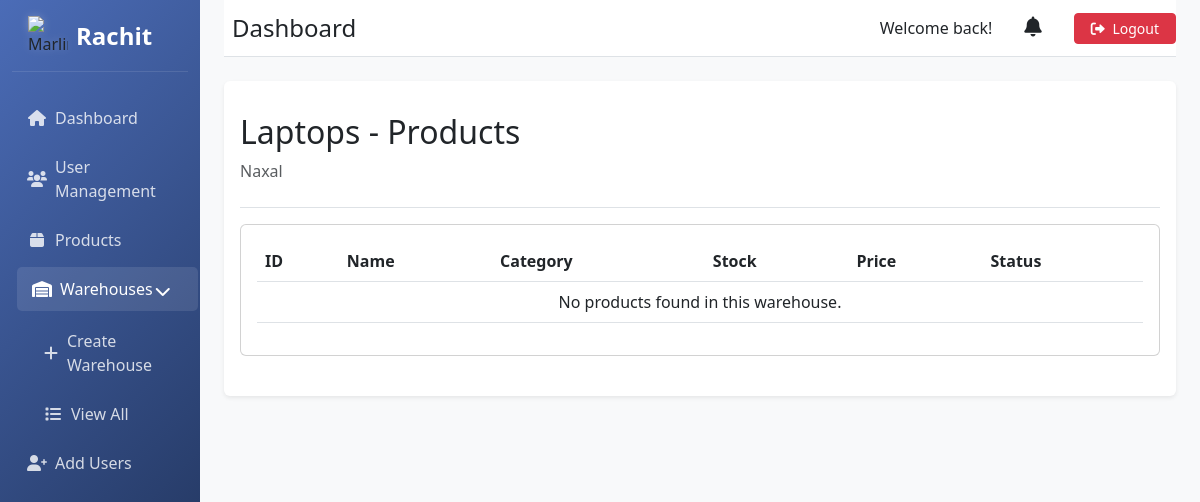
The page /warehouse/1/products/ (signed in) on the database as committed earlier.
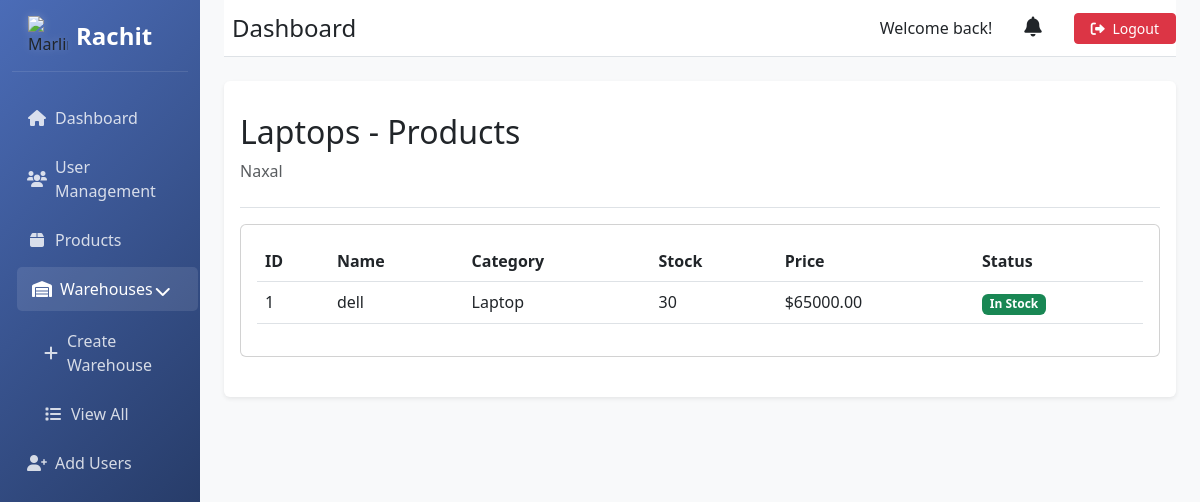
The same page on the database as committed later.
### Inventory/models.py (models this page shows, shortened)
class Product(models.Model):
    name = models.CharField(max_length=200)
    category = models.ForeignKey(Category, on_delete=models.CASCADE)
    warehouse = models.ForeignKey(Warehouse, on_delete=models.SET_NULL, null=True)
    price = models.DecimalField(max_digits=10, decimal_places=2)
    stock = models.IntegerField(default=0)
    description = models.TextField()
    expires = models.DateTimeField(null=True, blank=True)
    min_stock = models.IntegerField(default=10)
    created_at = models.DateTimeField(auto_now_add=True)
    updated_at = models.DateTimeField(auto_now=True)

class Category(models.Model):
    name = models.CharField(max_length=100)
    description = models.TextField(null=True, blank=True)
    expires = models.BooleanField(default=False, help_text='Whether products in this category expire')
    created_at = models.DateTimeField(auto_now_add=True)
    updated_at = models.DateTimeField(auto_now=True)
    class Meta:
        verbose_name_plural = "Categories"
        ordering = ['name']

### user/views.py (the view)
# urls.py: path('warehouse/<int:warehouse_id>/products/', views.warehouse_products, name='warehouse_products'),
@login_required
def warehouse_products(request, warehouse_id):
    if request.user.role not in ['admin', 'warehouse_manager']:
        return HttpResponseForbidden("You are not authorized to view this page")
    warehouse = get_object_or_404(Warehouse, id=warehouse_id)
    products = Product.objects.filter(warehouse=warehouse)
    context = {
        'warehouse': warehouse,
        'products': products
    }
    return render(request, 'warehouse_products.html', context)

### user/models.py (called while the page is built)
    @property
    def unread_notifications_count(self):
        return self.notifications.filter(is_read=False).count()

### templates/warehouse_products.html (shortened to what this page needs)
{% extends 'base_dashboard.html' %}
{% block sidebar_menu %}
<ul class="nav flex-column">
    <li class="nav-item">
        <a class="nav-link" href="{% url 'admin_dashboard' %}">
            <i class="fas fa-home me-2"></i> Dashboard
        </a>
    </li>
    <li class="nav-item">
        <a class="nav-link" href="{% url 'user_statistics' %}">
            <i class="fas fa-users me-2"></i> User Management
        </a>
    </li>
    <li class="nav-item">
        <a class="nav-link" href="{% url 'product_management' %}">
            <i class="fas fa-box me-2"></i> Products
        </a>
    </li>
    <li class="nav-item">
        <a class="nav-link active" href="#warehouseManagement" data-bs-toggle="collapse" role="button">
            <i class="fas fa-warehouse me-2"></i> Warehouses
            <i class="fas fa-chevron-down float-end mt-1"></i>
        </a>
        <div class="collapse show" id="warehouseManagement">
            <ul class="nav flex-column ms-3 mt-2">
                <li class="nav-item">
                    <a class="nav-link" href="{% url 'create_warehouse' %}">
                        <i class="fas fa-plus me-2"></i> Create Warehouse
                    </a>
                </li>
                <li class="nav-item">
                    <a class="nav-link" href="{% url 'admin_dashboard' %}#viewWarehousesTab">
                        <i class="fas fa-list me-2"></i> View All
                    </a>
                </li>
            </ul>
        </div>
    </li>
    <li class="nav-item">
        <a class="nav-link" href="{% url 'admin_dashboard' %}#addUsersTab">
            <i class="fas fa-user-plus me-2"></i> Add Users
        </a>
    </li>
</ul>
{% endblock %}
{% block content %}
<div class="pt-3 pb-2 mb-3 border-bottom">
    <h1 class="h2">{{ warehouse.name }} - Products</h1>
    <p class="text-muted">{{ warehouse.location }}</p>
</div>
<div class="row mb-4">
    <div class="col-12">
        <div class="card">
            <div class="card-body">
                <div class="table-responsive">
                    <table class="table">
                        <thead>
                            <tr>
                                <th>ID</th>
                                <th>Name</th>
                                <th>Category</th>
                                <th>Stock</th>
                                <th>Price</th>
                                <th>Status</th>
                            </tr>
                        </thead>
                        <tbody>
                            {% for product in products %}
                            <tr>
                                <td>{{ product.id }}</td>
                                <td>{{ product.name }}</td>
                                <td>{{ product.category.name }}</td>
                                <td>{{ product.stock }}</td>
                                <td>${{ product.price }}</td>
                                <td>
                                    {% if product.stock <= product.min_stock %}
                                        <span class="badge bg-danger">Low Stock</span>
                                    {% else %}
                                        <span class="badge bg-success">In Stock</span>
                                    {% endif %}
                                </td>
                            </tr>
                            {% empty %}
                            <tr>
                                <td colspan="{% if warehouse.handles_expiring %}7{% else %}6{% endif %}" class="text-center">
                                    No products found in this warehouse.
                                </td>
                            </tr>
                            {% endfor %}
                        </tbody>
                    </table>
                </div>
            </div>
        </div>
    </div>
</div>
{% endblock %}

Rows that differ between the two databases and show on the page:
added Product: id "1", name "dell", category.name "Laptop", stock "30", price "65000.00", min_stock "In Stock"
Other text that changed with them:
text no longer shown: "No products found in this warehouse."
